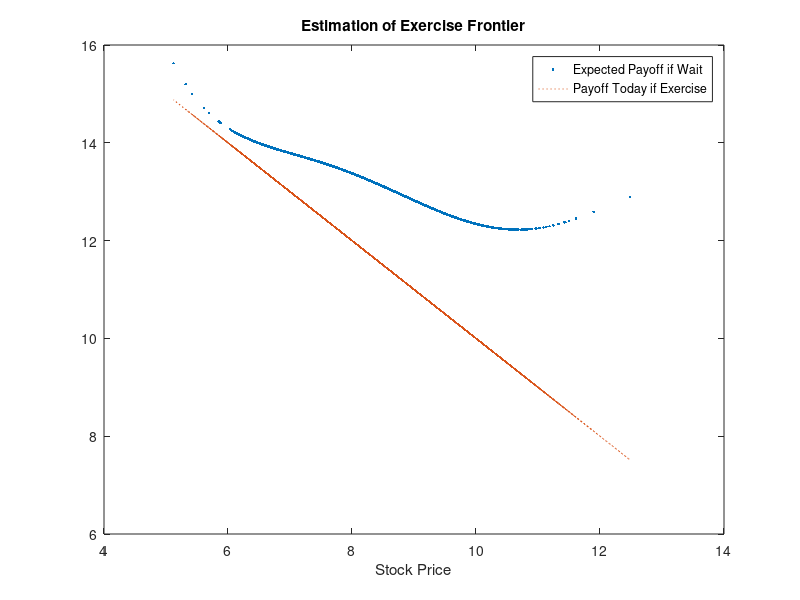

This figure's MATLAB source:
% TN 11: American Options via Monte Carlo Simulations
% ===================================================
close all
clear all

%tic % starting the clock timer

% ==========
% Parameters
% ==========

% =====
% Stock
% =====

sigma=0.6656;	% Volatility
S0=8.15;

% =============
% Interest rate and Dividend Yield
% =============

r=.03;
D=0.0;

% =======
% Options
% =======

T=5;	% Time to Maturity
KC=20;	% Strike Price


% ===========
% Simulations
% ===========



dt =1/50;
N=T/dt;
NSim=20000;


% Implementation
% ==============
dBt=sqrt(dt)*randn(NSim,N);
St=zeros(NSim,N);
St(:,1)=S0*ones(NSim,1);

   for t=2:N;t
      St(:,t)=St(:,t-1).*exp((r-D-.5*sigma^2)*dt+sigma*dBt(:,t)); 
      
      
      
   end
   
   SSit=St;   
   

NSim=size(SSit,1);

% Computing the value of American Options
% =======================================

% Work Backwards

% Initialize CashFlow Matrxi
%N=N+1;

MM=NaN*ones(NSim,N);
MM(:,N)=max(KC-SSit(:,N),0);
figure
for tt=N:-1:3; 
   disp('Time to Maturity')
   disp(1-tt/N)
   
   % Step 1: Select the path in the money at time tt-1
   
   I=find(KC-SSit(:,tt-1)>0);
   ISize=length(I);
   
   % Step 3: Project CashFlow at time tt onto basis function at time tt-1
   
   if tt==N
   YY=(ones(ISize,1)*exp(-r*[1:N-tt+1]*dt)).*MM(I,tt:N);
	else
      YY=sum(((ones(ISize,1)*exp(-r*[1:N-tt+1]*dt)).*MM(I,tt:N))')';
   end

   SSb=SSit(I,tt-1);
   XX=[ones(ISize,1),SSb,SSb.^2,SSb.^3,SSb.^4,SSb.^5];
   BB=inv(XX'*XX)*XX'*YY;
   
   
   
   
   SSb2=SSit(:,tt-1);
   XX2=[ones(NSim,1),SSb2,SSb2.^2,SSb2.^3,SSb2.^4,SSb2.^5];
   
   plot(SSb,XX*BB,'.',SSb,KC-SSb,':')
   legend('Expected Payoff if Wait','Payoff Today if Exercise')
   xlabel('Stock Price')
   title('Estimation of Exercise Frontier')
   pause(.0001)
   
   
   IStop=find(KC-SSit(:,tt-1)>=max(XX2*BB,0));
   ICon=setdiff([1:NSim],IStop);
   
   MM(IStop,tt-1)=KC-SSit(IStop,tt-1);
   MM(IStop,tt:N)=zeros(length(IStop),N-tt+1);
   MM(ICon,tt-1)=zeros(length(ICon),1);
   
 end
 
  YY=sum(((ones(NSim,1)*exp(-r*[1:N-1]*dt)).*MM(:,2:N))')';

 Value=mean(YY);
 sterr=std(YY)/sqrt(NSim);
 
 disp('Value of American Put Option')
 disp(Value)
 disp('St. Error')
 disp(sterr)